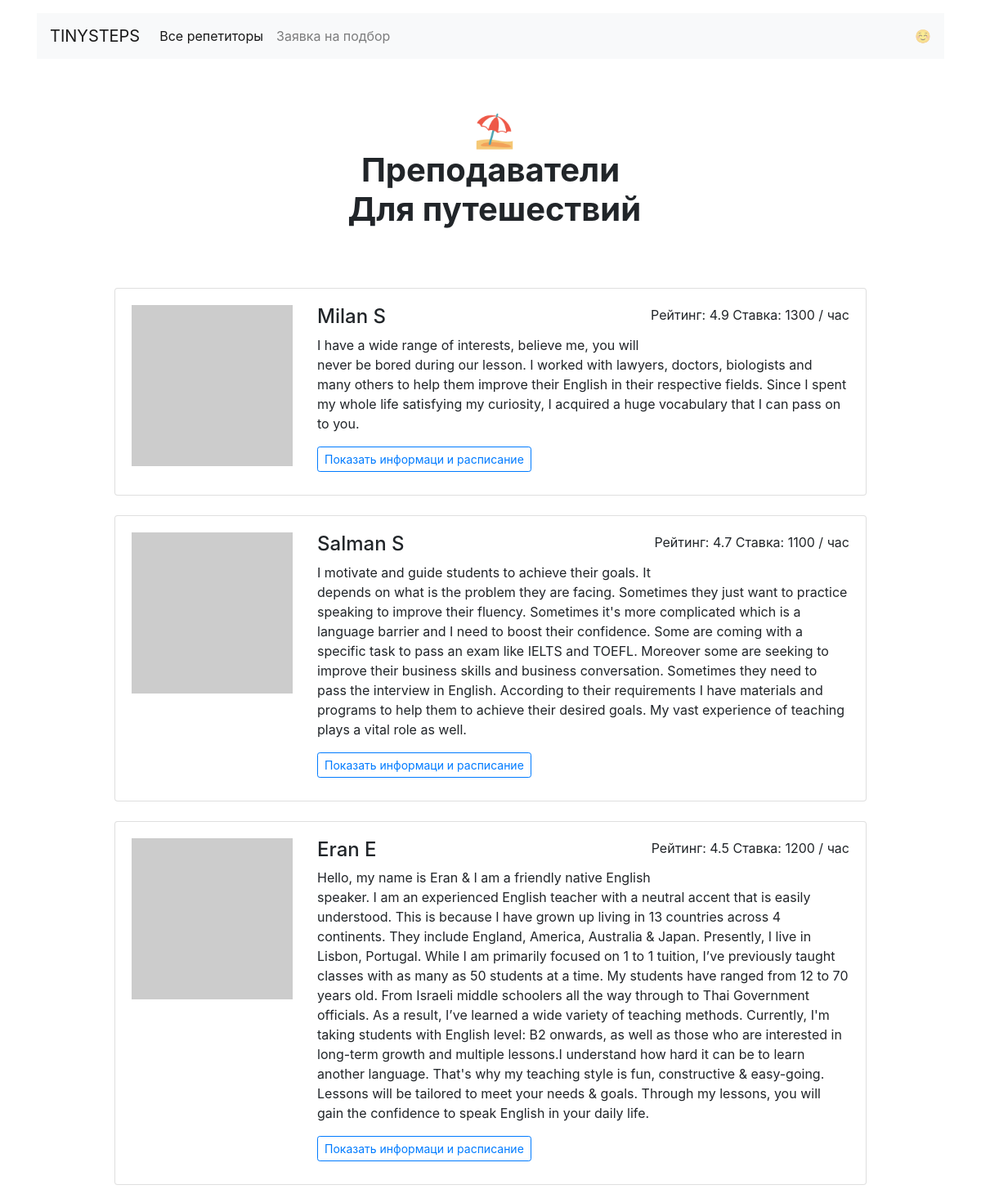
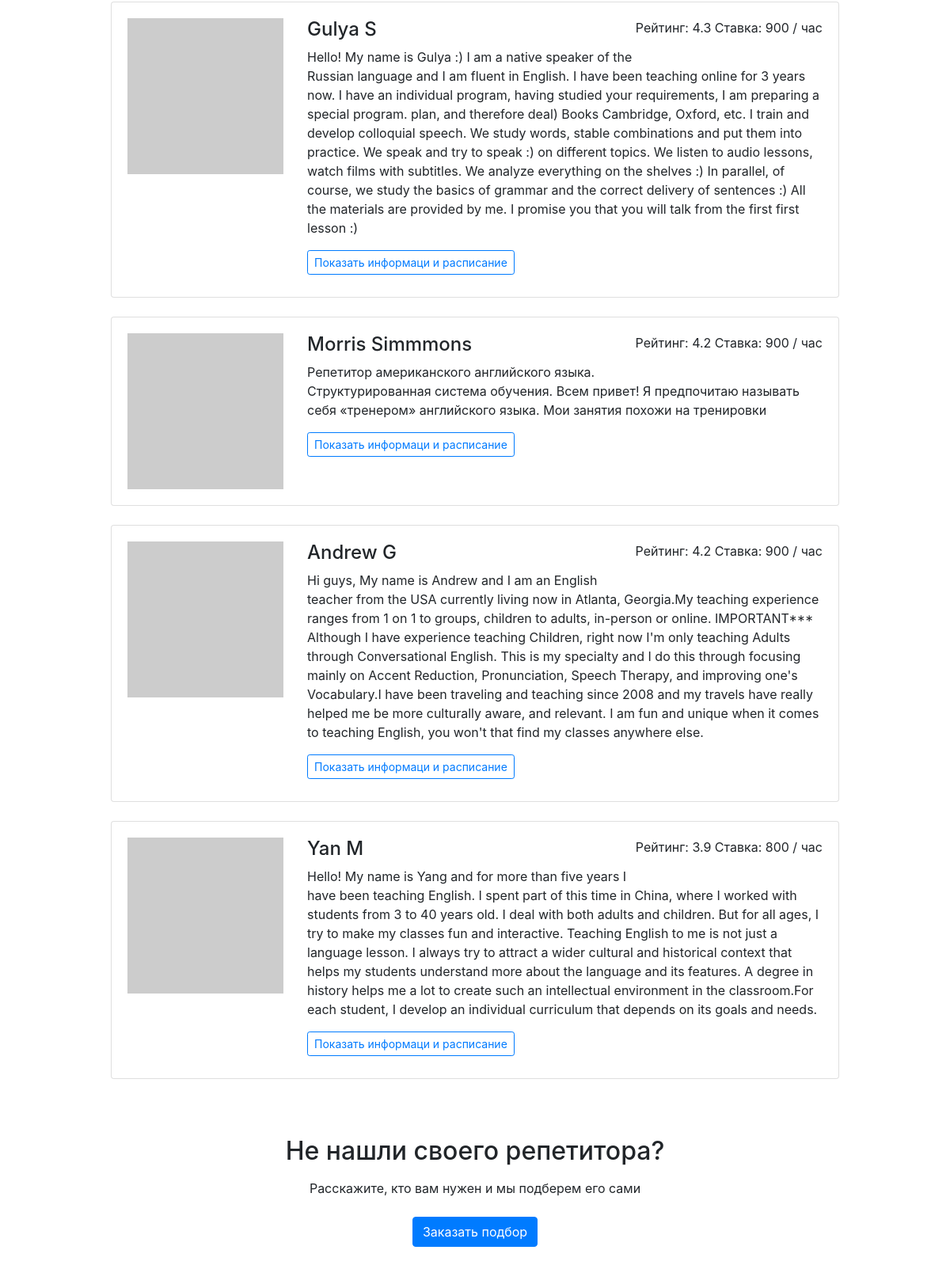
The page /goal/travel/ on the database its author committed (2 pictures, top to bottom).
### app.py (models this page shows)
class DicGoals(db.Model):
    __tablename__ = 'dic_goals'
    goal_key = db.Column(db.String(20), primary_key=True)
    rus_name = db.Column(db.String(50))
    emblem = db.Column(db.String(100))
    teachers = db.relationship('Teacher', secondary=teacher_goal_association,
                               back_populates='goals')

class Teacher(db.Model):
    __tablename__ = 'teachers'
    id = db.Column(db.Integer, primary_key=True)
    name = db.Column(db.String(100))
    about = db.Column(db.String(500))
    rating = db.Column(db.Float)
    picture = db.Column(db.String(500))
    price = db.Column(db.Integer)
    free = db.Column(db.String(2000))
    goals = db.relationship('DicGoals', secondary=teacher_goal_association,
                            back_populates='teachers')
    bookings = db.relationship('Booking', back_populates='teacher')

### app.py (the view)
@app.route('/goal/<goal_key>/')
def goal(goal_key):
    data = Data()
    goal = data.get_goal(goal_key)
    gl: object
    teachers_with_goal = list(filter(
        lambda t: goal.goal_key in [gl.goal_key for gl in t.goals],
        data.teachers))
    return render_template('goal.html',
                           teachers=teachers_with_goal,
                           goal=goal)

### app.py (called while the page is built)
    @property
    def teachers(self):
        return self.__teachers.all()

    def get_goal(self, goal_key):
        goal = self.__goals.filter_by(goal_key=goal_key).first()
        return goal

### templates/goal.html
{% extends 'base.html' %}
{% block content %}
  <main class="container mt-3">
    <h1 class="h1 text-center w-50 mx-auto mt-1 py-5 mb-4"><strong> {{ goal['emblem'] }}<br />Преподаватели <br>  {{ goal['rus_name'] }}</strong></h1>
      <div class="row">
      <div class="col-12 col-lg-10 offset-lg-1 m-auto">
        {% for teacher in teachers|sort(reverse=true, attribute="rating") %}
          <div class="card mb-4">
            <div class="card-body">
              <div class="row">
                <div class="col-3"><img src="{{ teacher['picture'] }}" class="img-fluid" alt="teacher's picture"></div>
                <div class="col-9">
                  <p class="float-right">Рейтинг: {{ teacher.rating }} Ставка: {{ teacher.price }} / час</p>
                  <h2 class="h4">{{ teacher.name }}</h2>
                  <p>{{ teacher.about }}</p>
                  {% set profile_link = "/profiles/{}".format(teacher.id) %}
                  <a href="{{ profile_link }}" class="btn btn-outline-primary btn-sm mr-3 mb-2">Показать информаци и расписание</a>
                </div>
              </div>
            </div>
          </div>
        {% endfor %}
      </div>
    </div>
    <h2 class="text-center mt-5 mb-3">Не нашли своего репетитора?</h2>
    <p class="text-center mb-4">Расскажите, кто вам нужен и мы подберем его сами</p>
    <div class="text-center pb-5">
        <a href="/request/" class="btn btn-primary">Заказать подбор</a>
    </div>
  </main>
{% endblock %}

### rows shown on the page
DicGoals: emblem "⛱", rus_name "Для путешествий"
Teacher: rating "4.9", price "1300", name "Milan S", about "I have a wide range of interests, believe me, you will never be bored during our lesson. I worked with lawyers, doctors, biologists and many others to help them improve their English in their respective fields. Since I spent my whole life satisfying my curiosity, I acquired a huge vocabulary that I can pass on to you."
Teacher: rating "4.7", price "1100", name "Salman S", about "I motivate and guide students to achieve their goals. It depends on what is the problem they are facing. Sometimes they just want to practice speaking to improve their fluency. Sometimes it's more complicated which is a language barrier and I need to boost their confidence. Some are coming with a specific task to pass an exam like IELTS and TOEFL. Moreover some are seeking to improve their business skills and business conversation. Sometimes they need to pass the interview in English. According to their requirements I have materials and programs to help them to achieve their desired goals. My vast experience of teaching plays a vital role as well."
Teacher: rating "4.5", price "1200", name "Eran E", about "Hello, my name is Eran & I am a friendly native English speaker. I am an experienced English teacher with a neutral accent that is easily understood. This is because I have grown up living in 13 countries across 4 continents. They include England, America, Australia & Japan. Presently, I live in Lisbon, Portugal. While I am primarily focused on 1 to 1 tuition, I’ve previously taught classes with as many as 50 students at a time. My students have ranged from 12 to 70 years old. From Israeli middle schoolers all the way through to Thai Government officials. As a result, I’ve learned a wide variety of teaching methods. Currently, I'm taking students with English level: B2 onwards, as well as…"
Teacher: rating "4.3", price "900", name "Gulya S", about "Hello! My name is Gulya :) I am a native speaker of the Russian language and I am fluent in English. I have been teaching online for 3 years now. I have an individual program, having studied your requirements, I am preparing a special program. plan, and therefore deal) Books Cambridge, Oxford, etc. I train and develop colloquial speech. We study words, stable combinations and put them into practice. We speak and try to speak :) on different topics. We listen to audio lessons, watch films with subtitles. We analyze everything on the shelves :) In parallel, of course, we study the basics of grammar and the correct delivery of sentences :) All the materials are provided by me. I promise you…"
Teacher: rating "4.2", price "900", name "Morris Simmmons", about "Репетитор американского английского языка. Структурированная система обучения. Всем привет! Я предпочитаю называть себя «тренером» английского языка. Мои занятия похожи на тренировки"
Teacher: rating "4.2", price "900", name "Andrew G", about "Hi guys, My name is Andrew and I am an English teacher from the USA currently living now in Atlanta, Georgia.My teaching experience ranges from 1 on 1 to groups, children to adults, in-person or online. IMPORTANT*** Although I have experience teaching Children, right now I'm only teaching Adults through Conversational English. This is my specialty and I do this through focusing mainly on Accent Reduction, Pronunciation, Speech Therapy, and improving one's Vocabulary.I have been traveling and teaching since 2008 and my travels have really helped me be more culturally aware, and relevant. I am fun and unique when it comes to teaching English, you won't that find my classes anywhere else."
Teacher: rating "3.9", price "800", name "Yan M", about "Hello! My name is Yang and for more than five years I have been teaching English. I spent part of this time in China, where I worked with students from 3 to 40 years old. I deal with both adults and children. But for all ages, I try to make my classes fun and interactive. Teaching English to me is not just a language lesson. I always try to attract a wider cultural and historical context that helps my students understand more about the language and its features. A degree in history helps me a lot to create such an intellectual environment in the classroom.For each student, I develop an individual curriculum that depends on its goals and needs."
